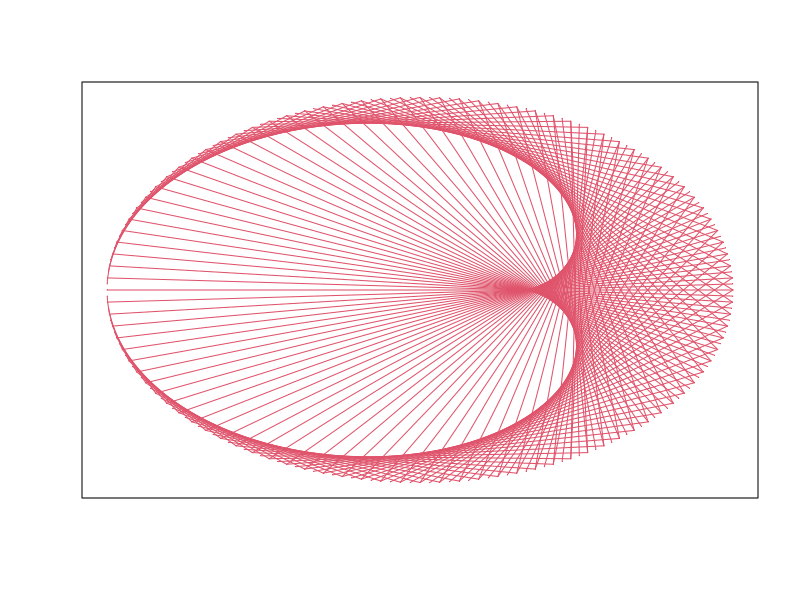
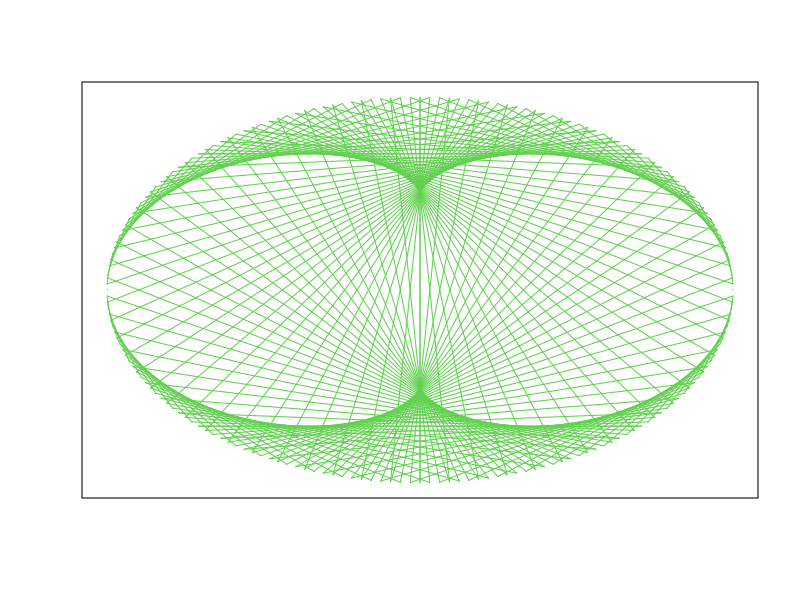
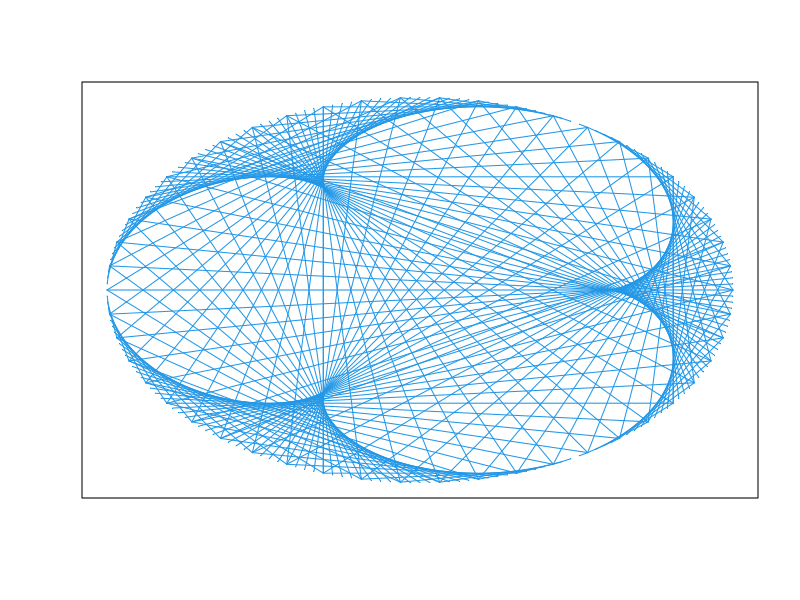
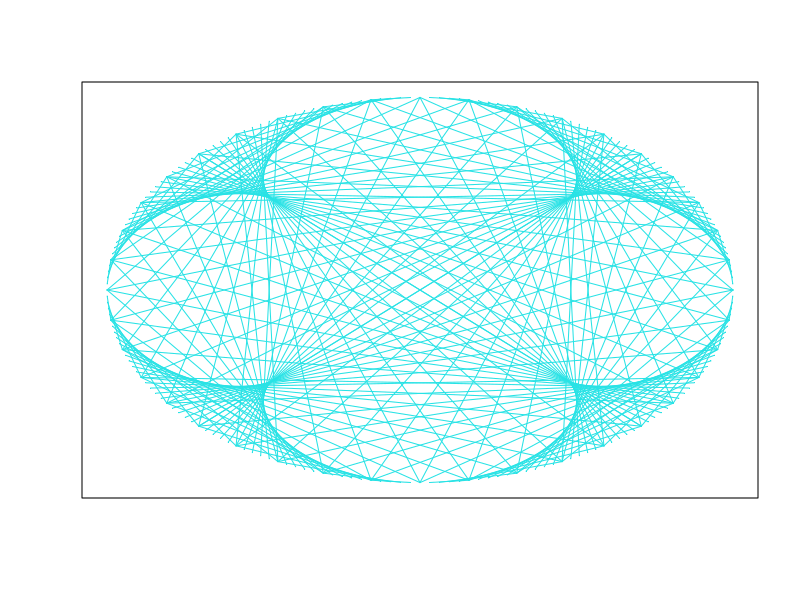
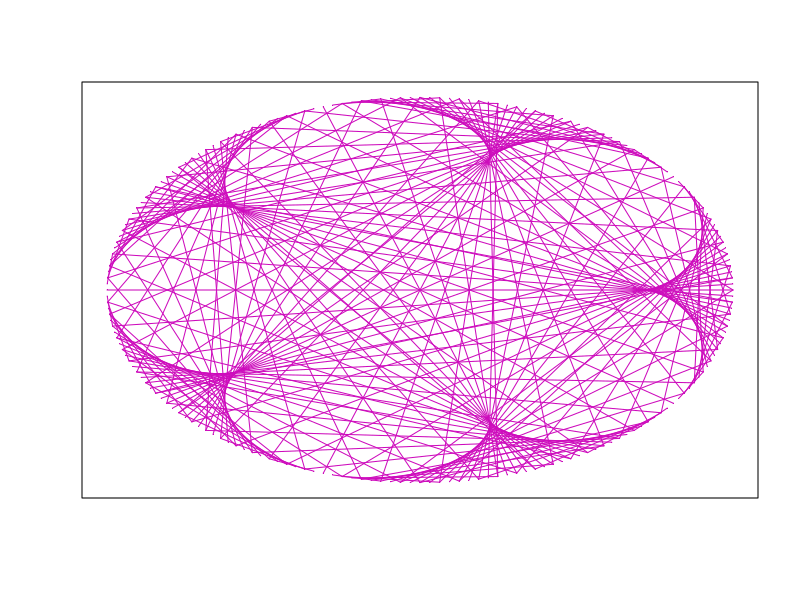
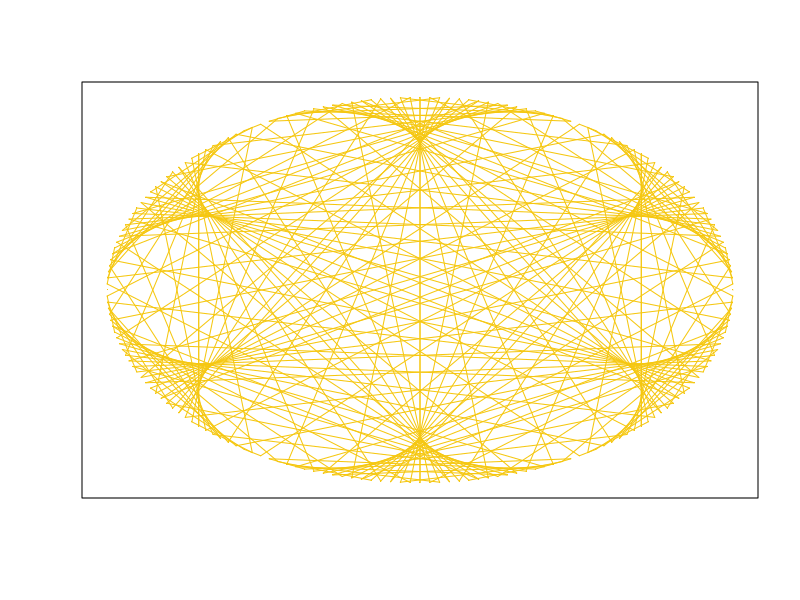
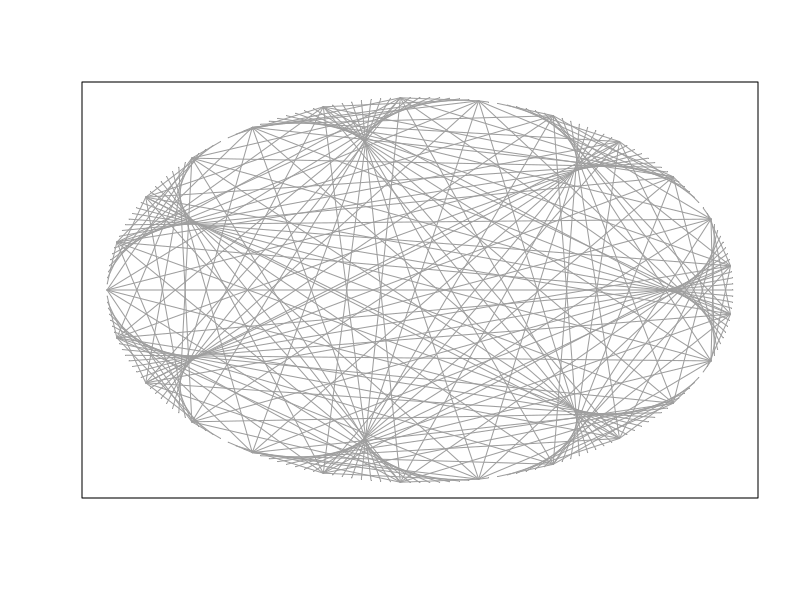
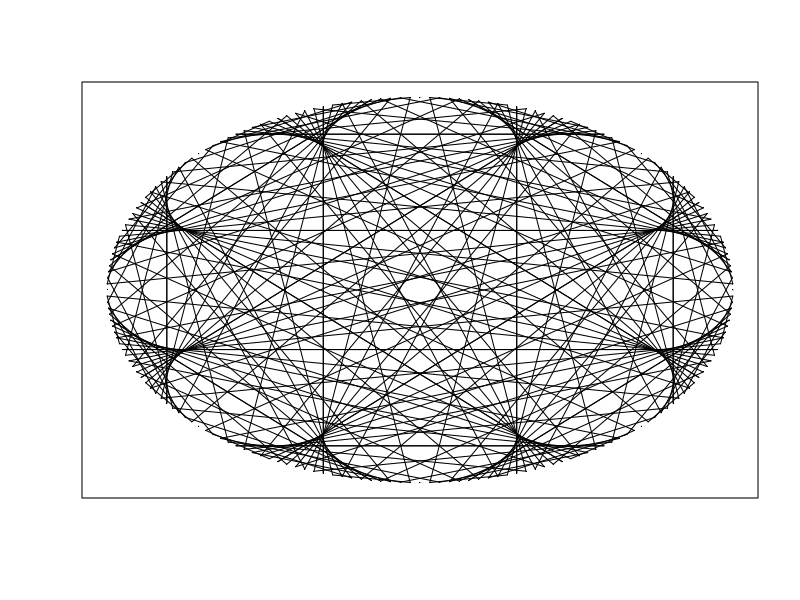

The R script that drew these images, in order: (Note: this script raises an error after producing the figures.)
# Change these parameters at will
R <- 50 # Radius 
N <- 200 # Number of points or the modulus
M <- 100 # maximum multiplier
S <- 1 # multiplier steps

#create the circle 
points <- 0:(N - 1)
points.x <- -R * cos(points * 2 * pi / N)
points.y <-  R * sin(points * 2 * pi / N)

# generate segments for each circle 
#  each multiplier will be saved in a png file
for(m in seq(2, M, S)){
  print(m)
  png(paste0(m,'.png'),width = 800, height = 840)
  plot(points.x, points.y, col=floor(m), 
       pch = '.', xlab = '', ylab = '', 
       xaxt='n', yaxt='n', ann=FALSE)

  for(i in (points+1)){
    j <- floor(m * i) %% N
    segments(x0=points.x[i+1], y0=points.y[i+1], 
             x1=points.x[j+1], y1 =points.y[j+1], col=floor(m))
  }
  dev.off()
}
